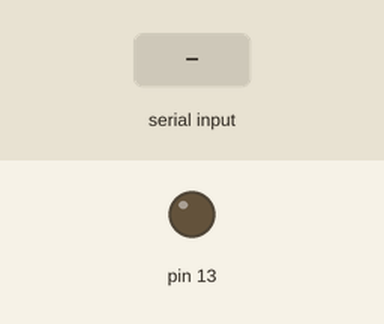
This sketch was run on a simulated Arduino Uno, built with avr-gcc and run on an emulated ATmega328P. On the bench: output pins drawn as LEDs (lit = HIGH). Inputs (shaded band) come from the test bench.

Above: at 1.2 s.
1.3 s: "1" received over Serial
At 1.9 s:
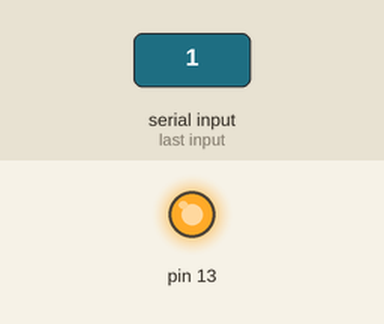
2.8 s: "0" received over Serial
At 4.2 s:
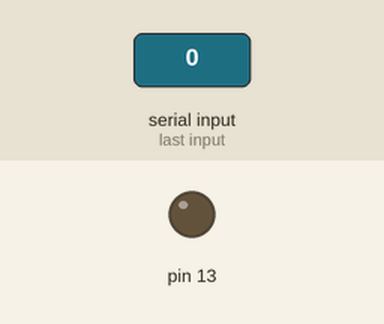
Timing chart, 0 to 5.8 s (numbered marks = the images above; inputs shaded):
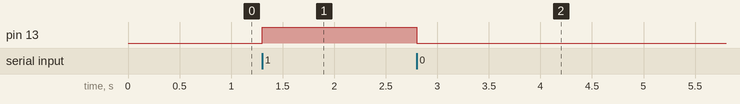

The sketch:

led_serial.ino
```cpp
void setup() {
  pinMode(13, OUTPUT);
  Serial.begin(9600);
}
int incomingByte = 0;

void loop() {

  if (Serial.available() > 0) {
    incomingByte = Serial.read(); // read the incoming byte:
    if( incomingByte == 49 ) {
     digitalWrite(13, HIGH);
    } else {
     digitalWrite(13, LOW);
    }
  }

}
```

Measured:
- after the input at 1.3 s, pin 13: LOW → HIGH at once
- after the input at 2.8 s, pin 13: HIGH → LOW at once
